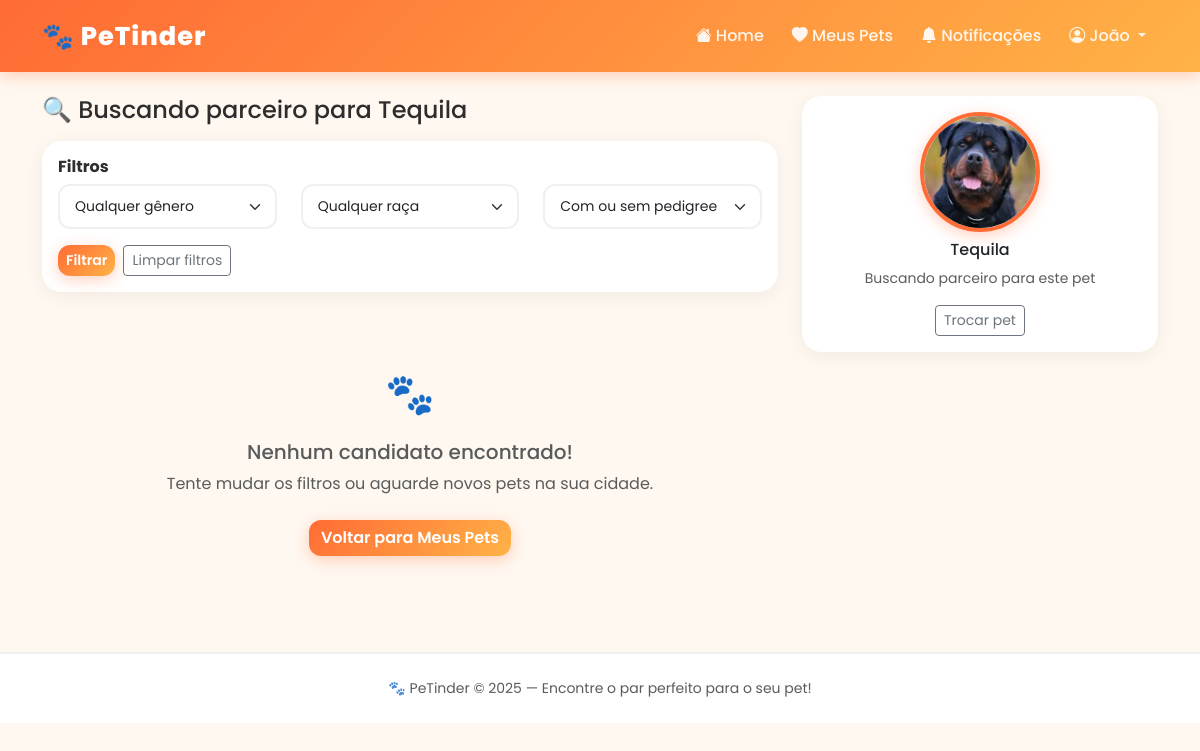
/buscar/2 (signed in), run on an earlier commit of the app's database.
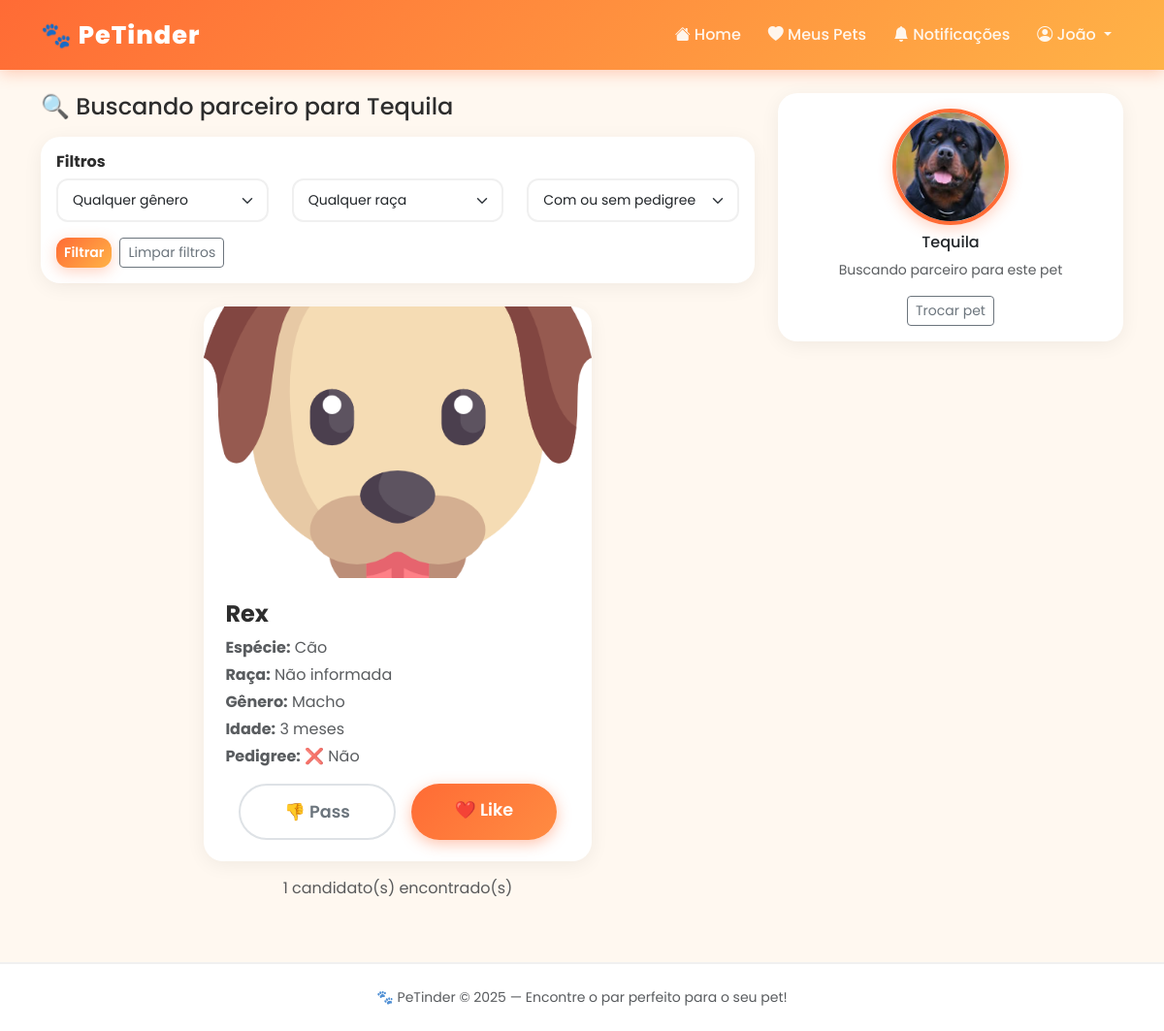
And on a later commit of the database.
### app/models/animal.py (models this page shows, shortened)
class Animal(db.Model):
    __tablename__ = 'animal'
    id = db.Column(db.Integer, primary_key=True)
    nome = db.Column(db.String(40), nullable=False)
    idade = db.Column(db.Integer)
    genero = db.Column(db.String(1), nullable=False)
    foto = db.Column(db.String(255))
    pedigree = db.Column(db.Integer, default=0)
    descricao = db.Column(db.Text)
    id_especie = db.Column(db.Integer, db.ForeignKey('especie.id'), nullable=False)
    id_raca = db.Column(db.Integer, db.ForeignKey('raca.id'))
    id_usuario = db.Column(db.Integer, db.ForeignKey('usuario.id'), nullable=False)
    especie = db.relationship('Especie', backref='animais', lazy=True)
    raca = db.relationship('Raca', backref='animais', lazy=True)
    def tem_pedigree(self):
        return self.pedigree == 1
    def get_genero(self):
        if self.genero == 'M':
            return 'Macho'
        return 'Fêmea'
    def get_foto(self):
        if self.foto:
            return f'/static/uploads/{self.foto}'
        return '/static/img/pet-default.png'

### app/models/especie.py (models this page shows, shortened)
class Especie(db.Model):
    __tablename__ = 'especie'
    id = db.Column(db.Integer, primary_key=True)
    nome = db.Column(db.String(20), nullable=False)

### app/routes/pets.py (the view)
@pets.route('/buscar/<int:animal_id>', methods=['GET', 'POST'])
@login_required
def buscar(animal_id):
    from app.models.curtida import Curtida
    from app.models.match import Match
    animal = Animal.query.get_or_404(animal_id)
    if animal.id_usuario != current_user.id:
        flash('Você não tem permissão!', 'danger')
        return redirect(url_for('pets.meus_pets'))
    filtro_genero = request.args.get('genero', '')
    filtro_raca = request.args.get('id_raca', '')
    filtro_pedigree = request.args.get('pedigree', '')
    ja_vistos = Curtida.query.filter_by(
        id_animal_de=animal.id
    ).with_entities(Curtida.id_animal_para).all()
    ids_ja_vistos = [c.id_animal_para for c in ja_vistos]
    from app.models.usuario import Usuario
    tutores_mesma_cidade = Usuario.query.filter_by(
        id_cidade=current_user.id_cidade
    ).with_entities(Usuario.id).all()
    ids_tutores = [t.id for t in tutores_mesma_cidade]
    query = Animal.query.filter(
        Animal.id_especie == animal.id_especie,
        Animal.id_usuario != current_user.id,
        Animal.id_usuario.in_(ids_tutores),
        Animal.id.notin_(ids_ja_vistos),
        Animal.id != animal.id
    )
    if filtro_genero:
        query = query.filter(Animal.genero == filtro_genero)
    if filtro_raca:
        query = query.filter(Animal.id_raca == filtro_raca)
    if filtro_pedigree:
        query = query.filter(Animal.pedigree == int(filtro_pedigree))
    candidatos = query.all()
    racas = Raca.query.filter_by(id_especie=animal.id_especie).all()
    return render_template('buscar.html',
        animal=animal,
        candidatos=candidatos,
        racas=racas,
        filtro_genero=filtro_genero,
        filtro_raca=filtro_raca,
        filtro_pedigree=filtro_pedigree
    )

### app/models/usuario.py (called while the page is built)
    @login_manager.user_loader # Avisa o FlaskLogin que essa a função abaixo é responsável por carregar usuários (decorador)
    def load_user(user_id): # Recebe o user_id salvo no cookie do navegador
        return Usuario.query.get(int(user_id)) # Verifica o usuário no banco pelo ID e devolve ele

### app/templates/buscar.html (shortened to what the changed rows need)
{% extends 'base.html' %}
{% block content %}
<div class="row">
    <div class="col-lg-8">
        <h4 class="mb-3">🔍 Buscando parceiro para {{ animal.nome }}</h4>
        <div class="card mb-4">
            <div class="card-body">
            </div>
        </div>
        {% if candidatos %}
            {% set candidato = candidatos[0] %}
            <div class="card pet-card mx-auto" style="max-width: 400px;">
                <img src="{{ candidato.get_foto() }}" alt="{{ candidato.nome }}">
                <div class="card-body">
                    <h4 class="card-title">{{ candidato.nome }}</h4>
                    <p class="text-muted mb-1">
                        <strong>Espécie:</strong> {{ candidato.especie.nome }}
                    </p>
                    <p class="text-muted mb-1">
                        <strong>Raça:</strong>
                        {% if candidato.raca %}
                            {{ candidato.raca.nome }}
                        {% else %}
                            Não informada
                        {% endif %}
                    </p>
                    <p class="text-muted mb-1">
                        <strong>Gênero:</strong> {{ candidato.get_genero() }}
                    </p>
                    <p class="text-muted mb-1">
                        <strong>Idade:</strong> {{ candidato.idade }} meses
                    </p>
                    <p class="text-muted mb-2">
                        <strong>Pedigree:</strong>
                        {% if candidato.tem_pedigree() %}✅ Sim{% else %}❌ Não{% endif %}
                    </p>
                    <div class="d-flex gap-3 justify-content-center mt-3">
                        <a href="{{ url_for('pets.swipe', animal_id=animal.id, alvo_id=candidato.id, direcao='pass') }}"
                           class="btn btn-pass btn-lg">
                            👎 Pass
                        </a>
                        <a href="{{ url_for('pets.swipe', animal_id=animal.id, alvo_id=candidato.id, direcao='like') }}"
                           class="btn btn-like btn-lg">
                            ❤️ Like
                        </a>
                    </div>
                </div>
            </div>
            <p class="text-center text-muted mt-3">
                {{ candidatos|length }} candidato(s) encontrado(s)
            </p>
        {% else %}
            <div class="text-center py-5">
                <p class="fs-1">🐾</p>
                <h5 class="text-muted">Nenhum candidato encontrado!</h5>
                <p class="text-muted">
                    Tente mudar os filtros ou aguarde novos pets na sua cidade.
                </p>
                <a href="{{ url_for('pets.meus_pets') }}" class="btn btn-danger mt-2">
                    Voltar para Meus Pets
                </a>
            </div>
        {% endif %}
    </div>
</div>
{% endblock %}

What changed in the data, as far as the page shows it:
added Animal: nome "Rex", get_genero "Macho", idade "3"
now on this page (row unchanged): Especie: especie.nome "Cão"
Also different on the page:
{{ candidatos|length }}: (not shown) → "1"
text no longer shown: "🐾 Nenhum candidato encontrado! Tente mudar os filtros ou aguarde novos pets na sua cidade. Voltar para Meus Pets"
text now shown: "Espécie: Raça: Não informada Gênero: Idade: meses Pedigree: ❌ Não 👎 Pass ❤️ Like candidato(s) encontrado(s)"
